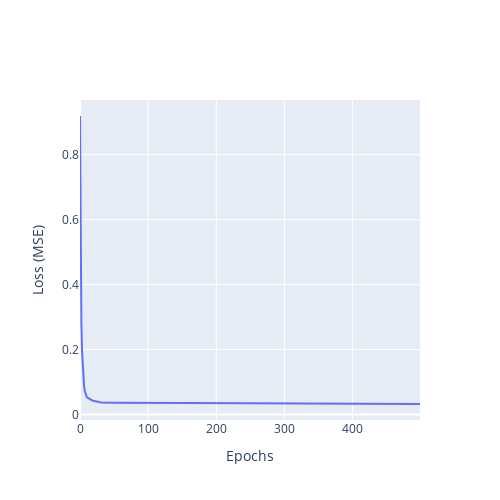

The notebook cell saved with this chart:
### Code cell
util.plot_multiple_loss(loss, trace_names)

### Figure 1 — Plotly figure (JSON) as saved in the notebook; plotly's stock layout.template omitted (floating-point values rounded to 4 significant figures; data arrays with more than 128 entries replaced by an {"elided": "..."} marker saying what was removed)
{"data": [{"name": "grid", "type": "scatter", "y": {"elided": "500 float values"}}], "layout": {"height": 500, "width": 500, "xaxis": {"title": {"text": "Epochs"}}, "yaxis": {"title": {"text": "Loss (MSE)"}}}}
